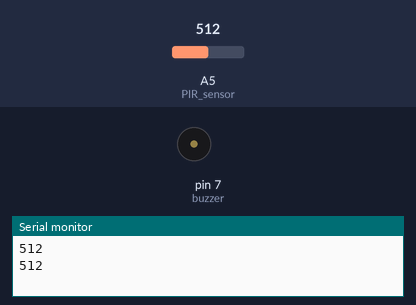
Bench run of a sketch on a simulated Arduino Uno, built with avr-gcc and run on an emulated ATmega328P. On the bench: buzzer (waves = sounding), the last lines printed to the serial monitor. The inputs (shaded band) are chosen by the test bench; at power-on: A5 (PIR_sensor) = 512.

Above: at 1.8 s.
1.9 s: A5 (PIR_sensor) set to 316
5.4 s: A5 (PIR_sensor) set to 292
At 6.4 s:
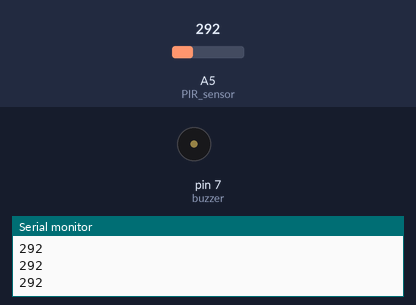
7.0 s: A5 (PIR_sensor) set to 306
At 7.4 s:
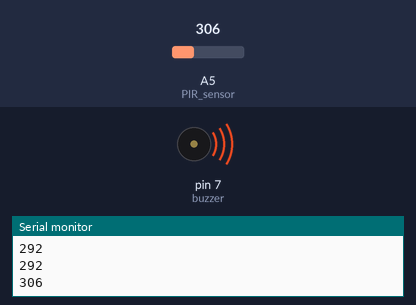
11.0 s: A5 (PIR_sensor) set to 290
At 12.0 s:
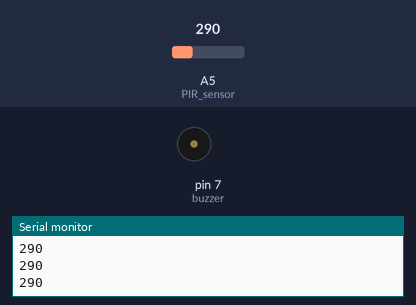
Timing chart, 0 to 13.5 s (numbered marks = the images above; inputs shaded):
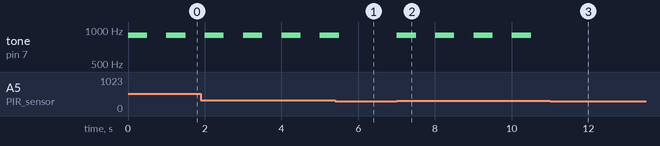

The sketch:

sketch_jun12a.ino
```cpp
    int buzzer = 7;
    int frequency = 900;
    int PIR_sensor = A5;
    int val = 0;
    void setup() {
      pinMode(buzzer,OUTPUT);
      pinMode(PIR_sensor, INPUT);
      Serial.begin(9600);
    }

    void loop() {
      val = analogRead(PIR_sensor);    //读取A0口的电压值并赋值到val
      Serial.println(val);
      if(val > 300){
        tone(buzzer,frequency);
        delay(500);
        noTone(buzzer);
        delay(500);
      }
    }
```

Measured:
- the behaviour switches between 301 and 300 on A5 (PIR_sensor) (found by bisection; images 0 and 1)
- after the input at 5.4 s, tone on pin 7 (buzzer): goes on until 5.5 s, then stays silent
- after the input at 7.0 s, tone on pin 7 (buzzer): alternates 900 Hz for 0.50 s and silent for 0.50 s, starting at once
- after the input at 11.0 s, tone on pin 7 (buzzer): stops changing and stays silent
- by itself, tone on pin 7 (buzzer): alternates 900 Hz for 0.50 s and silent for 0.50 s
